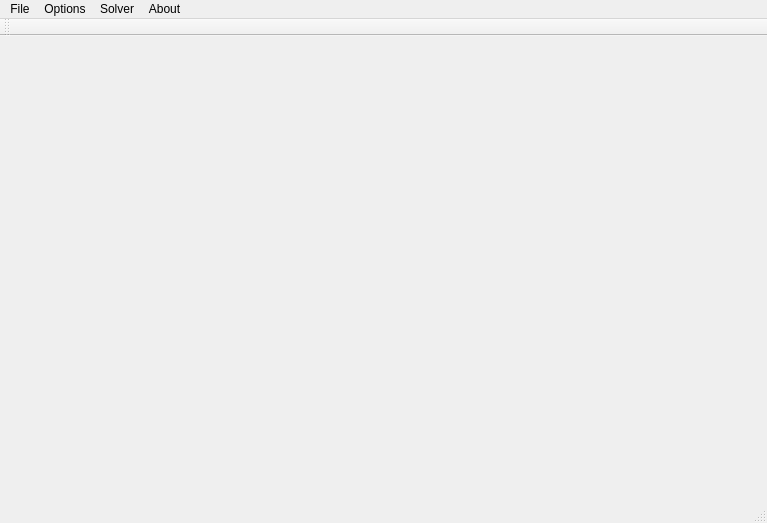
<?xml version="1.0" encoding="UTF-8"?>
<ui version="4.0">
 <class>MainWindow</class>
 <widget class="QMainWindow" name="MainWindow">
  <property name="geometry">
   <rect>
    <x>0</x>
    <y>0</y>
    <width>767</width>
    <height>523</height>
   </rect>
  </property>
  <property name="windowTitle">
   <string>MainWindow</string>
  </property>
  <widget class="QWidget" name="centralWidget"/>
  <widget class="QMenuBar" name="menuBar">
   <property name="geometry">
    <rect>
     <x>0</x>
     <y>0</y>
     <width>767</width>
     <height>26</height>
    </rect>
   </property>
   <widget class="QMenu" name="menuFile">
    <property name="title">
     <string>File</string>
    </property>
    <addaction name="actionNew_Game"/>
    <addaction name="separator"/>
    <addaction name="actionSave"/>
    <addaction name="actionLoad"/>
    <addaction name="separator"/>
    <addaction name="actionExit"/>
   </widget>
   <widget class="QMenu" name="menuOptions">
    <property name="title">
     <string>Options</string>
    </property>
    <addaction name="actionImage_View"/>
    <addaction name="actionNumber_View"/>
    <addaction name="actionMixed_View"/>
   </widget>
   <widget class="QMenu" name="menuAbout">
    <property name="title">
     <string>About</string>
    </property>
    <addaction name="actionHelp"/>
    <addaction name="actionControlls"/>
    <addaction name="actionAuthor"/>
   </widget>
   <widget class="QMenu" name="menuSolver">
    <property name="title">
     <string>Solver</string>
    </property>
    <addaction name="actionSolve"/>
    <addaction name="actionSolve_step_by_step"/>
    <addaction name="actionSolver_options"/>
   </widget>
   <addaction name="menuFile"/>
   <addaction name="menuOptions"/>
   <addaction name="menuSolver"/>
   <addaction name="menuAbout"/>
  </widget>
  <widget class="QToolBar" name="mainToolBar">
   <attribute name="toolBarArea">
    <enum>TopToolBarArea</enum>
   </attribute>
   <attribute name="toolBarBreak">
    <bool>true</bool>
   </attribute>
  </widget>
  <widget class="QStatusBar" name="statusBar"/>
  <action name="actionNew_Game">
   <property name="text">
    <string>New Game</string>
   </property>
  </action>
  <action name="actionSave">
   <property name="text">
    <string>Save</string>
   </property>
  </action>
  <action name="actionLoad">
   <property name="text">
    <string>Load</string>
   </property>
  </action>
  <action name="actionExit">
   <property name="text">
    <string>Exit</string>
   </property>
  </action>
  <action name="actionImage_View">
   <property name="text">
    <string>Image View</string>
   </property>
  </action>
  <action name="actionNumber_View">
   <property name="text">
    <string>Number View</string>
   </property>
  </action>
  <action name="actionMixed_View">
   <property name="text">
    <string>Mixed View</string>
   </property>
  </action>
  <action name="actionSolve">
   <property name="text">
    <string>Solve!</string>
   </property>
  </action>
  <action name="actionSolve_step_by_step">
   <property name="text">
    <string>Solve step by step</string>
   </property>
  </action>
  <action name="actionSolver_options">
   <property name="text">
    <string>Solver options</string>
   </property>
  </action>
  <action name="actionHelp">
   <property name="text">
    <string>Help</string>
   </property>
  </action>
  <action name="actionControlls">
   <property name="text">
    <string>Controlls</string>
   </property>
  </action>
  <action name="actionAuthor">
   <property name="text">
    <string>Author</string>
   </property>
  </action>
 </widget>
 <layoutdefault spacing="6" margin="11"/>
 <resources/>
 <connections/>
</ui>
